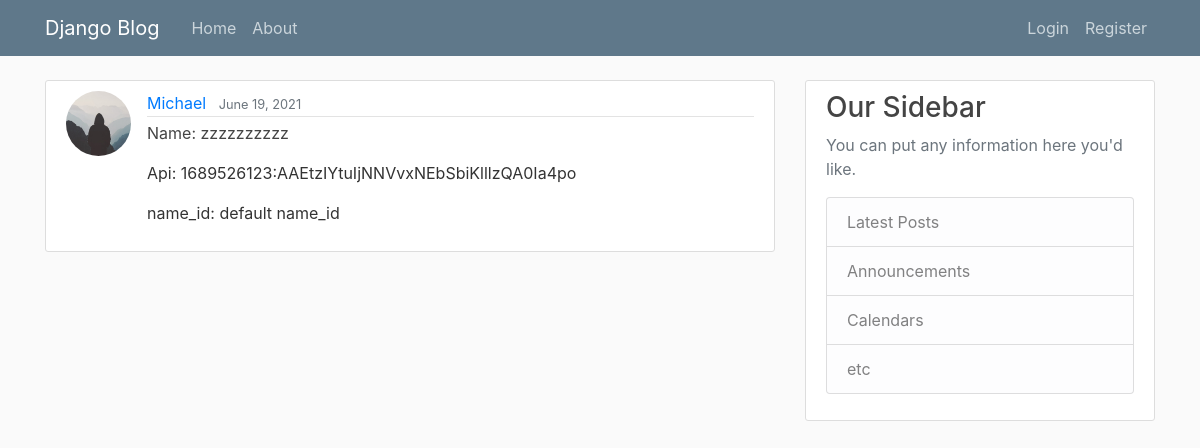
Screenshot of /post/3/ with the database file from the repository.
### app/models.py (models this page shows, shortened)
class Post(models.Model):
    api = models.CharField(max_length=100)
    name = models.CharField(max_length=100, default = "default name")
    name_id = models.CharField(max_length=100, default = "default name_id")
    first_message = models.CharField(max_length=100, default = "hello my friend")
    date_posted = models.DateTimeField(default=timezone.now)
    author = models.ForeignKey(User, on_delete=models.CASCADE)
    running = models.BooleanField(default = False)
    message_pairs = JSONField(default=list)
    objects = PostManager()

### users/models.py (models this page shows, shortened)
class Profile(models.Model):
    user = models.OneToOneField(User, on_delete=models.CASCADE)
    image = models.ImageField(default='default.jpg', upload_to='profile_pics')

### app/views.py (the view)
# urls.py: path('post/<int:pk>/', PostDetailView.as_view(), name = 'post-detail'),
class PostDetailView(DetailView):
    model = Post

### app/templates/app/post_detail.html (shortened to what this page needs)
{% extends "app/base.html"%}
{% block content %}
<article class="media content-section">
    <img class ="rounded-circle article-img" src="{{ object.author.profile.image.url }}">
        <div class="media-body">
            <div class="article-metadata">
            <a class="mr-2" href="{% url 'user-posts' post.author.username %}">{{ object.author }}</a>
            <small class="text-muted">{{ object.date_posted|date:"F d, Y" }}</small>
            </div>
            <p class="article-title">Name: {{ object.name }}</p>
            <p class="article-content">Api: {{ object.api }}</p>
            <p class="article-content">name_id: {{ object.name_id }}</p>
        </div>
</article>
{% endblock content %}

### app/static/app/main.css (style rules this page uses)
body { background: #fafafa; color: #333333; margin-top: 5rem; }
.content-section { background: #ffffff; padding: 10px 20px; border: 1px solid #dddddd; border-radius: 3px; margin-bottom: 20px; }
.article-title { color: #444444; }
.article-content { white-space: pre-line; }
.article-img { height: 65px; width: 65px; margin-right: 16px; }
.article-metadata { padding-bottom: 1px; margin-bottom: 4px; border-bottom: 1px solid #e3e3e3 }

### rows the page displays
Post: author.profile.image (placeholder picture), author "Michael", date_posted "June 19, 2021", name "zzzzzzzzzz", api "1689526123:AAEtzIYtuIjNNVvxNEbSbiKlllzQA0Ia4po", name_id "default name_id"
